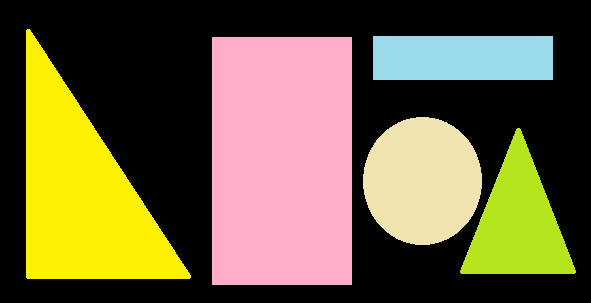
#> input picture CV04/drawing6.png, 591 x 303 px
$ python 2_contourArea_compare.py
#> lines starting #> are read from the running program, lines starting #| are printed output that depends on the picture; after the words box and inside, x2 and y2 are one past the last pixel; in counts of white or black regions, pixels touching at a corner belong together
"""
윤곽선을 추출하여 객체를 둘러싼 4각형, 원, 기울어진 4각형을 영상에 도시한다.


"""

import cv2
import cv2 as cv
import numpy as np


Path = '../'
# [8 lines of commented-out code are left out]
Name = 'CONTOUR_TEST_ORG.jpg'       # 바깥 테두리가 검은 색
#Name = 'bullseye.jpg'
#Name = 'rects.png'
Name = 'shapes_r.png'
#Name = 'circles.jpg'
#Name = '10.jpg'
Name = 'drawing1.png'
Name = 'drawing2.png'
#Name = 'drawing3.png'
#Name = 'drawing4.png'
#Name = 'drawing5.png'
Name = 'drawing6.png'
#Name = 'BnW.png'                  # Path = '../data/'
#Name = 'bw.png'                    # Path = '../data/'


def centroid(moments):
    """Returns centroid based on moments"""
    x_correction = - 30     # 출력 폰트의 추정 크기 만큼 보정한다.
    y_correction = + 10
    x_centroid = round(moments['m10'] / moments['m00']) + x_correction
    y_centroid = round(moments['m01'] / moments['m00']) + y_correction
    return x_centroid, y_centroid


#=======================================================================================================
# 단계 0 : 입력 영상을 읽어들인다.
# 실험 영상은 이진화가 용이한 것을 선택하는 것이 분석에 도움이 된다.
#=======================================================================================================
FullName = Path + Name
img = cv.imread(FullName)   # 편의상 모노 영상도 3채널로 읽은 것으로 가정한다.
#> img is the input picture: shape (303, 591, 3); mean B, G, R 62.5, 98.8, 111.6
assert img is not None, "Failed to load image file:"
gray=cv.cvtColor(img, cv.COLOR_BGR2GRAY)
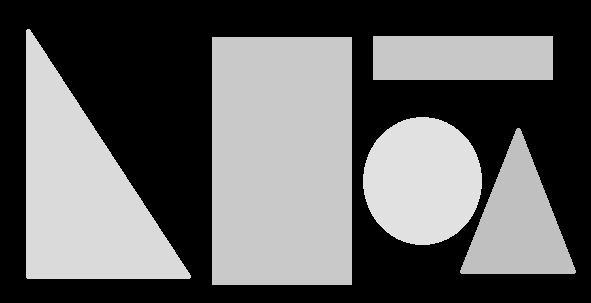
#> gray: shape (303, 591); min 0, max 225, mean 98.4
cv2.imshow("input:"+str(Name), img)
cv2.imshow("gray", gray)
#cv2.waitKey()
#=======================================================================================================
# 단계 1 : 입력 영상의 이진화 작업.
# 편의상 OTSU 등의 이진화 알고리즘을 활용한다. 임계값을 이용한 이진화가 용이한 영상에 적용.
#=======================================================================================================

otsu_thr, imgBin = cv2.threshold(gray,  # otsu_thr = 연산된 임계치. , otsu_mask = 바이너리 영상
                                    -1,     # 원래 임계값을 지정하는 것인데  오츠는 자동 연산하기 때문에 활용되지 않는다.
                                    255,    # 임계값 보다 클 경우 배정될 값. 나머지는 0이된다.
                                    cv2.THRESH_BINARY | cv2.THRESH_OTSU)
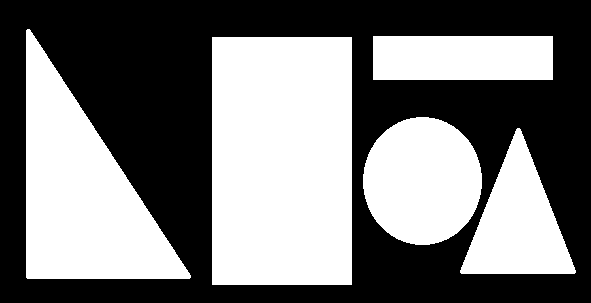
#> imgBin: shape (303, 591); 47.4% white; 5 white regions
#> otsu_thr = 0

cv2.imshow("imgBin by thresholding", imgBin)
cv2.waitKey()

#=======================================================================================================
# 단계 2 : 객체의 외곽 윤곽선을 찾는다.
# image, contours, hierarchy=findContours(image, mode, method[, contours[, hierarchy[, offset]]])
#=======================================================================================================

contours, _ = cv2.findContours(imgBin, cv2.RETR_EXTERNAL, cv2.CHAIN_APPROX_SIMPLE)
#> contours = 5 contours; box (x1, y1, x2, y2) and area: (212, 37, 352, 285) 34333, (26, 29, 191, 279) 21034, (363, 117, 482, 245) 11772, (460, 128, 576, 274) 8678, (373, 36, 553, 80) 7697
print('\nNumber of total contours = ', len(contours) )
#| Number of total contours =  5


#=======================================================================================================
# 단계 2 : 최대, 최소 객체를 따로 표기한다.
#=======================================================================================================

area = []
for i in range(len(contours)):
    a = cv2.contourArea(contours[i])            # 지정된 contour의 면적을 반환한다.
    print(f'area of contour[{i}]:{a}')
    area.append(a)
#> this loop made 5 passes
#> a on passes 1 to 5: 8678.5, 11772, 34333, 7697, 21034
#| area of contour[0]:8678.5
#| area of contour[1]:11772.0
#| area of contour[2]:34333.0
#| area of contour[3]:7697.0
#| area of contour[4]:21034.0
#> after the loop, area = [8678.5, 11772, 34333, 7697, 21034]
i_min = np.argmin(area)
#> i_min = 3
i_max = np.argmax(area)
#> i_max = 2
print('index of min=', i_min)
#| index of min= 3
print('index of max=', i_max)
#| index of max= 2


img2 = cv2.cvtColor(gray, cv2.COLOR_GRAY2BGR)      # 윤곽선을 칼라로 그리기 위해 3채널로 확장한다.

# 1) 가장 면적이 작은 컨투어의 중심에 Min으로 표기한다.
cv2.drawContours(img2, contours, i_min, (255, 0, 0), -1)    # 특정 콘투어 지정
M = cv2.moments(contours[i_min])    # 영상 모멘트를 계산한다.
#> M = moments, m00 7697, centre m10/m00, m01/m00 = (462.5, 57.5)
x, y = centroid(M)                  # 중점
#> in centroid, `x_centroid = round(moments['m10'] / moments['m00']) + x_correction`: x_centroid = 432
#> in centroid, `y_centroid = round(moments['m01'] / moments['m00']) + y_correction`: y_centroid = 68
#> x = 432; y = 68
cv2.putText(img2, 'Min', (x,y), cv.FONT_HERSHEY_SIMPLEX, 1, (0, 255, 255), 2)


# 2) 가장 면적이 큰 컨투어의 중심에 Max로 표기한다.
#cv2.drawContours(img2, contours, i_max, (0, 0, 255), -1)
# 특정 콘투어를 list로 담아야 contours 자료가 된다.
cv2.drawContours(img2, [contours[i_max]], -1, (0, 0, 255), -1)
M = cv2.moments(contours[i_max])
#> M = moments, m00 34333, centre m10/m00, m01/m00 = (281.5, 160.5)
x, y = centroid(M)
#> x = 252; y = 170
cv2.putText(img2, 'Max', (x,y), cv.FONT_HERSHEY_SIMPLEX, 1, (0, 255, 255), 2)
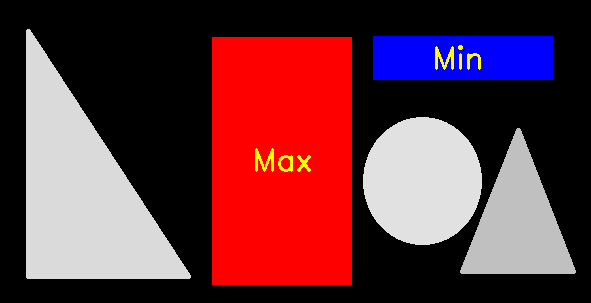
#> img2: shape (303, 591, 3); mean B, G, R 61.2, 51.8, 100.6

cv2.imshow("Contours" + Name, img2)
cv2.waitKey()

# 3) 있는 그대로 그린다: drawContours로 그린다.
# 윤곽선을 그릴 base 영상을 선택한다.
#cv2.drawContours(img2, contours, -1, (0, 255, 0), 2)    # -1=모든 윤곽선 다 그린다.

for i in range(len(contours)):
    #cv2.drawContours(img2, contours, contourIdx=i, color=(0, 0, 255), thickness=2)
    cv2.drawContours(img2, contours, i, (0, 255, 255), 1)
    pts = contours[i]; x, y = pts[0][0]; point = (x,y)  # 첫번 째 점에 컨투어 번호를 적는다.
    cv.putText(img2, str(i), point, cv.FONT_HERSHEY_SIMPLEX, 1, (0, 255, 255), 2)
#> this loop made 5 passes
#> (x, y) on passes 1, 2, 5: (517, 128), (416, 117), (27, 29)
#> (pts, x, y) on passes 3 to 4: ([[212, 37], [212, 284], [351, 284], [351, 37]], 212, 37), ([[373, 36], [373, 79], [552, 79], [552, 36]], 373, 36)
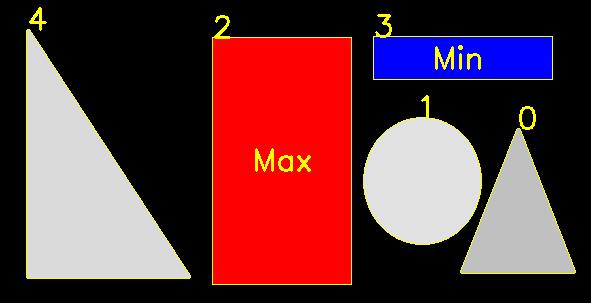
#> img2: shape (303, 591, 3); 1.86% of pixels changed, all inside (x1, y1, x2, y2) = (26, 7, 576, 285)
cv2.imshow("Contours" + Name, img2)
cv2.waitKey()

cv2.destroyAllWindows()
